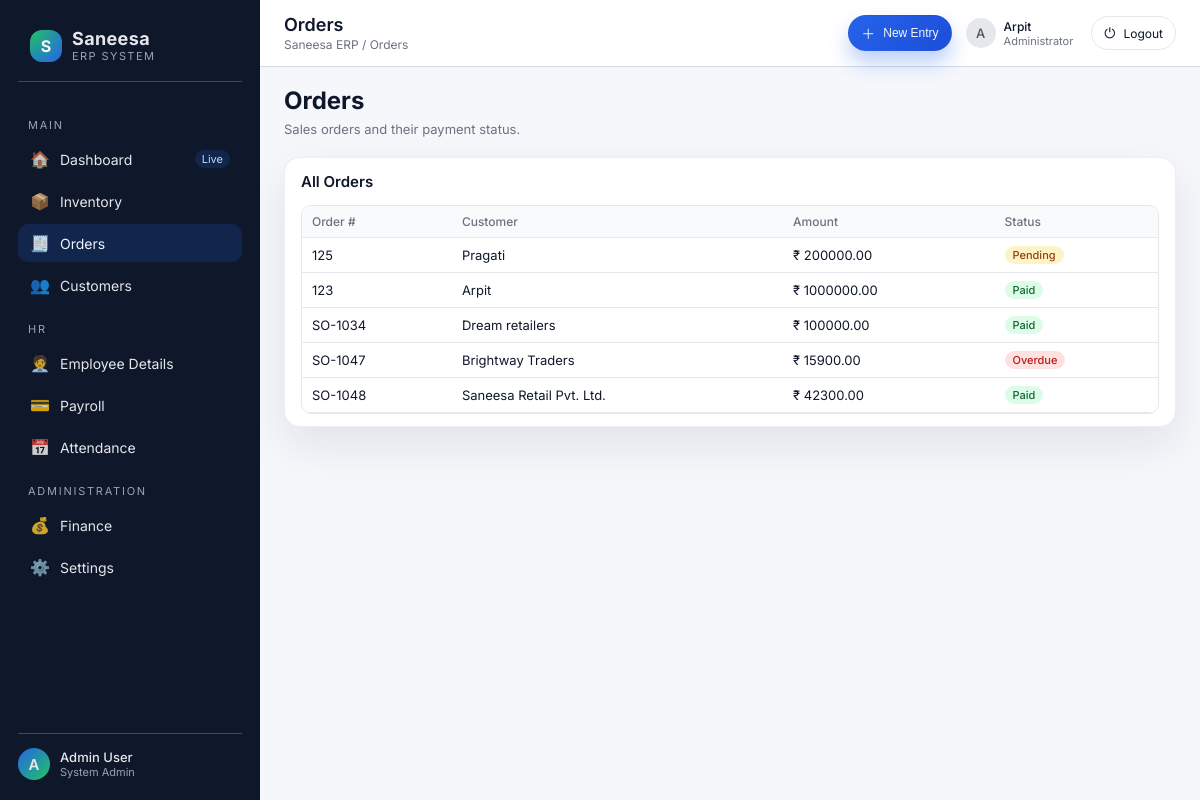
/orders (signed in), run on the app's committed database.
### app.py (models this page shows)
class Order(db.Model):
    __tablename__ = 'orders'
    id = db.Column(db.Integer, primary_key=True)
    order_number = db.Column(db.String(50), unique=True, nullable=False)
    customer_name = db.Column(db.String(120), nullable=False)
    amount = db.Column(db.Float, nullable=False, default=0.0)
    status = db.Column(db.String(30), nullable=False, default="Pending")

### app.py (the view, shortened to what this page needs)
@app.route("/orders", methods=["GET", "POST"])
@login_required
def orders_page():
    orders = Order.query.order_by(Order.id.desc()).all()
    return render_template("orders.html", page_title="Orders", orders=orders)

### app.py (called while the page is built)
def login_required(f):
    @wraps(f)
    def wrapper(*args, **kwargs):
        if "admin_id" not in session:
            return redirect(url_for("login"))
        return f(*args, **kwargs)
    return wrapper

### templates/orders.html (shortened to what this page needs)
{% extends "base.html" %}
{% block content %}
<div class="content__header-row">
  <div class="content__header-meta">
    <h2>Orders</h2>
    <div class="content__subtitle">
      Sales orders and their payment status.
    </div>
  </div>
</div>
<section class="panel">
  <div class="panel__header">
    <div class="panel__title">All Orders</div>
  </div>
  <div class="table-wrapper">
    <table>
      <thead>
        <tr>
          <th>Order #</th>
          <th>Customer</th>
          <th>Amount</th>
          <th>Status</th>
        </tr>
      </thead>
      <tbody>
      {% for o in orders %}
        <tr>
          <td>{{ o.order_number }}</td>
          <td>{{ o.customer_name }}</td>
          <td>₹ {{ "%.2f"|format(o.amount) }}</td>
          <td>
            {% set cls = 'status-pill' %}
            {% if o.status == 'Paid' %}
              {% set cls = 'status-pill status-pill--success' %}
            {% elif o.status == 'Overdue' %}
              {% set cls = 'status-pill status-pill--danger' %}
            {% elif o.status == 'Pending' %}
              {% set cls = 'status-pill status-pill--pending' %}
            {% endif %}
            <span class="{{ cls }}">{{ o.status }}</span>
          </td>
        </tr>
      {% else %}
        <tr>
          <td colspan="4">No orders yet.</td>
        </tr>
      {% endfor %}
      </tbody>
    </table>
  </div>
</section>
{% endblock %}

### static/css/style.css (style rules this page uses)
:root { --bg-body: #f5f7fb; --bg-sidebar: #0f172a; --bg-sidebar-hover: #111827; --bg-card: #ffffff; --bg-topbar: #ffffff; --primary: #2563eb; --primary-soft: #dbeafe; --text-main: #0f172a; --text-muted: #6b7280; --border-subtle: #e5e7eb; --radius-lg: 16px; --radius-md: 10px; --shadow-soft: 0 18px 45px rgba(15, 23, 42, 0.09); --transition: 200ms ease; }
* { box-sizing: border-box; margin: 0; padding: 0; }
body { font-family: "Inter", system-ui, -apple-system, BlinkMacSystemFont, "Segoe UI", sans-serif; background: var(--bg-body); color: var(--text-main); min-height: 100vh; display: flex; }
.content__header-row { display: flex; align-items: center; justify-content: space-between; gap: 18px; flex-wrap: wrap; }
.content__header-meta { display: flex; flex-direction: column; gap: 6px; }
.content__subtitle { font-size: 13px; color: var(--text-muted); }
.panel { background: var(--bg-card); border-radius: var(--radius-lg); box-shadow: var(--shadow-soft); border: 1px solid rgba(148, 163, 184, 0.18); padding: 14px 16px 12px; display: flex; flex-direction: column; gap: 10px; }
.panel__header { display: flex; align-items: center; justify-content: space-between; margin-bottom: 4px; }
.panel__title { font-size: 15px; font-weight: 600; }
.table-wrapper { border-radius: var(--radius-md); border: 1px solid var(--border-subtle); overflow: hidden; font-size: 13px; }
table { width: 100%; border-collapse: collapse; }
thead { background: #f9fafb; }
th, td { padding: 8px 10px; text-align: left; border-bottom: 1px solid var(--border-subtle); }
th { font-weight: 500; font-size: 12px; color: var(--text-muted); }
.status-pill { padding: 2px 8px; border-radius: 999px; font-size: 11px; font-weight: 500; display: inline-flex; align-items: center; gap: 4px; }
.status-pill--success { background: #dcfce7; color: #166534; }
.status-pill--pending { background: #fef3c7; color: #92400e; }
.status-pill--danger { background: #fee2e2; color: #b91c1c; }

### data on the page
Order: order_number "125", customer_name "Pragati", amount "200000.00", status "Pending"
Order: order_number "123", customer_name "Arpit", amount "1000000.00", status "Paid"
Order: order_number "SO-1034", customer_name "Dream retailers", amount "100000.00", status "Paid"
Order: order_number "SO-1047", customer_name "Brightway Traders", amount "15900.00", status "Overdue"
Order: order_number "SO-1048", customer_name "Saneesa Retail Pvt. Ltd.", amount "42300.00", status "Paid"

### other printed values
{{ page_title }} "Orders"
